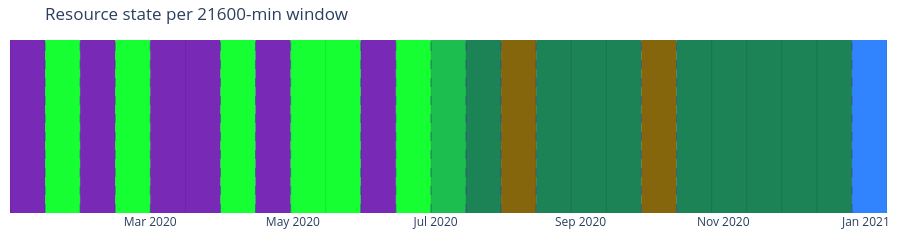

Notebook code for this chart:
### Markdown cell above
One global trajectory here — the whole pool moves through states together, so there is no
per-case view to pick from.

### Code cell
traj = result.trajectories
fig = kairo.plot_trajectory(
    traj["window_start"], traj["state_id"].to_numpy(), result.states,
    title=f"Resource state per {config.window_minutes}-min window", window_ticks=True)
kairo.add_transition_markers(fig, result.transitions["timestamp"])
fig.show()

### Figure 1 — Plotly figure (JSON) as saved in the notebook; plotly's stock layout.template omitted (floating-point values rounded to 4 significant figures)
{"data": [{"hoverinfo": "x+text", "marker": {"opacity": 0, "size": 20}, "mode": "markers", "showlegend": false, "text": ["S3<br>dominant: —", "S6<br>dominant: —", "S3<br>dominant: —", "S6<br>dominant: —", "S3<br>dominant: —", "S6<br>dominant: —", "S3<br>dominant: —", "S6<br>dominant: —", "S3<br>dominant: —", "S6<br>dominant: —", "S8<br>dominant: —", "S5<br>dominant: —", "S2<br>dominant: —", "S5<br>dominant: —", "S2<br>dominant: —", "S5<br>dominant: —", "S1<br>dominant: —"], "type": "scatter", "x": ["2020-01-08T13:00:37.100019+00:00", "2020-01-23T13:00:37.100019+00:00", "2020-02-07T13:00:37.100019+00:00", "2020-02-22T13:00:37.100019+00:00", "2020-03-16T01:00:37.100019+00:00", "2020-04-07T13:00:37.100019+00:00", "2020-04-22T13:00:37.100019+00:00", "2020-05-15T01:00:37.100019+00:00", "2020-06-06T13:00:37.100019+00:00", "2020-06-21T13:00:37.100019+00:00", "2020-07-06T13:00:37.100019+00:00", "2020-07-21T13:00:37.100019+00:00", "2020-08-05T13:00:37.100019+00:00", "2020-09-04T13:00:37.100019+00:00", "2020-10-04T13:00:37.100019+00:00", "2020-11-18T13:00:37.100019+00:00", "2021-01-02T13:00:37.100019+00:00"], "y": [0.5, 0.5, 0.5, 0.5, 0.5, 0.5, 0.5, 0.5, 0.5, 0.5, 0.5, 0.5, 0.5, 0.5, 0.5, 0.5, 0.5]}, {"hoverinfo": "skip", "line": {"color": "rgba(0,0,0,0.10)", "width": 1}, "mode": "lines", "showlegend": false, "type": "scatter", "x": ["2020-01-01T01:00:37.100019+00:00", "2020-01-01T01:00:37.100019+00:00", null, "2020-01-16T01:00:37.100019+00:00", "2020-01-16T01:00:37.100019+00:00", null, "2020-01-31T01:00:37.100019+00:00", "2020-01-31T01:00:37.100019+00:00", null, "2020-02-15T01:00:37.100019+00:00", "2020-02-15T01:00:37.100019+00:00", null, "2020-03-01T01:00:37.100019+00:00", "2020-03-01T01:00:37.100019+00:00", null, "2020-03-16T01:00:37.100019+00:00", "2020-03-16T01:00:37.100019+00:00", null, "2020-03-31T01:00:37.100019+00:00", "2020-03-31T01:00:37.100019+00:00", null, "2020-04-15T01:00:37.100019+00:00", "2020-04-15T01:00:37.100019+00:00", null, "2020-04-30T01:00:37.100019+00:00", "2020-04-30T01:00:37.100019+00:00", null, "2020-05-15T01:00:37.100019+00:00", "2020-05-15T01:00:37.100019+00:00", null, "2020-05-30T01:00:37.100019+00:00", "2020-05-30T01:00:37.100019+00:00", null, "2020-06-14T01:00:37.100019+00:00", "2020-06-14T01:00:37.100019+00:00", null, "2020-06-29T01:00:37.100019+00:00", "2020-06-29T01:00:37.100019+00:00", null, "2020-07-14T01:00:37.100019+00:00", "2020-07-14T01:00:37.100019+00:00", null, "2020-07-29T01:00:37.100019+00:00", "2020-07-29T01:00:37.100019+00:00", null, "2020-08-13T01:00:37.100019+00:00", "2020-08-13T01:00:37.100019+00:00", null, "2020-08-28T01:00:37.100019+00:00", "2020-08-28T01:00:37.100019+00:00", null, "2020-09-12T01:00:37.100019+00:00", "2020-09-12T01:00:37.100019+00:00", null, "2020-09-27T01:00:37.100019+00:00", "2020-09-27T01:00:37.100019+00:00", null, "2020-10-12T01:00:37.100019+00:00", "2020-10-12T01:00:37.100019+00:00", null, "2020-10-27T01:00:37.100019+00:00", "2020-10-27T01:00:37.100019+00:00", null, "2020-11-11T01:00:37.100019+00:00", "2020-11-11T01:00:37.100019+00:00", null, "2020-11-26T01:00:37.100019+00:00", "2020-11-26T01:00:37.100019+00:00", null, "2020-12-11T01:00:37.100019+00:00", "2020-12-11T01:00:37.100019+00:00", null, "2020-12-26T01:00:37.100019+00:00", "2020-12-26T01:00:37.100019+00:00", null, "2021-01-10T01:00:37.100019+00:00", "2021-01-10T01:00:37.100019+00:00", null], "y": [0, 1, null, 0, 1, null, 0, 1, null, 0, 1, null, 0, 1, null, 0, 1, null, 0, 1, null, 0, 1, null, 0, 1, null, 0, 1, null, 0, 1, null, 0, 1, null, 0, 1, null, 0, 1, null, 0, 1, null, 0, 1, null, 0, 1, null, 0, 1, null, 0, 1, null, 0, 1, null, 0, 1, null, 0, 1, null, 0, 1, null, 0, 1, null, 0, 1, null, 0, 1, null]}], "layout": {"height": 180, "margin": {"b": 10, "l": 10, "r": 10, "t": 40}, "shapes": [{"fillcolor": "#782AB6", "layer": "below", "line": {"width": 0}, "type": "rect", "x0": "2020-01-01T01:00:37.100019+00:00", "x1": "2020-01-16T01:00:37.100019+00:00", "y0": 0, "y1": 1}, {"fillcolor": "#16FF32", "layer": "below", "line": {"width": 0}, "type": "rect", "x0": "2020-01-16T01:00:37.100019+00:00", "x1": "2020-01-31T01:00:37.100019+00:00", "y0": 0, "y1": 1}, {"fillcolor": "#782AB6", "layer": "below", "line": {"width": 0}, "type": "rect", "x0": "2020-01-31T01:00:37.100019+00:00", "x1": "2020-02-15T01:00:37.100019+00:00", "y0": 0, "y1": 1}, {"fillcolor": "#16FF32", "layer": "below", "line": {"width": 0}, "type": "rect", "x0": "2020-02-15T01:00:37.100019+00:00", "x1": "2020-03-01T01:00:37.100019+00:00", "y0": 0, "y1": 1}, {"fillcolor": "#782AB6", "layer": "below", "line": {"width": 0}, "type": "rect", "x0": "2020-03-01T01:00:37.100019+00:00", "x1": "2020-03-31T01:00:37.100019+00:00", "y0": 0, "y1": 1}, {"fillcolor": "#16FF32", "layer": "below", "line": {"width": 0}, "type": "rect", "x0": "2020-03-31T01:00:37.100019+00:00", "x1": "2020-04-15T01:00:37.100019+00:00", "y0": 0, "y1": 1}, {"fillcolor": "#782AB6", "layer": "below", "line": {"width": 0}, "type": "rect", "x0": "2020-04-15T01:00:37.100019+00:00", "x1": "2020-04-30T01:00:37.100019+00:00", "y0": 0, "y1": 1}, {"fillcolor": "#16FF32", "layer": "below", "line": {"width": 0}, "type": "rect", "x0": "2020-04-30T01:00:37.100019+00:00", "x1": "2020-05-30T01:00:37.100019+00:00", "y0": 0, "y1": 1}, {"fillcolor": "#782AB6", "layer": "below", "line": {"width": 0}, "type": "rect", "x0": "2020-05-30T01:00:37.100019+00:00", "x1": "2020-06-14T01:00:37.100019+00:00", "y0": 0, "y1": 1}, {"fillcolor": "#16FF32", "layer": "below", "line": {"width": 0}, "type": "rect", "x0": "2020-06-14T01:00:37.100019+00:00", "x1": "2020-06-29T01:00:37.100019+00:00", "y0": 0, "y1": 1}, {"fillcolor": "#1CBE4F", "layer": "below", "line": {"width": 0}, "type": "rect", "x0": "2020-06-29T01:00:37.100019+00:00", "x1": "2020-07-14T01:00:37.100019+00:00", "y0": 0, "y1": 1}, {"fillcolor": "#1C8356", "layer": "below", "line": {"width": 0}, "type": "rect", "x0": "2020-07-14T01:00:37.100019+00:00", "x1": "2020-07-29T01:00:37.100019+00:00", "y0": 0, "y1": 1}, {"fillcolor": "#85660D", "layer": "below", "line": {"width": 0}, "type": "rect", "x0": "2020-07-29T01:00:37.100019+00:00", "x1": "2020-08-13T01:00:37.100019+00:00", "y0": 0, "y1": 1}, {"fillcolor": "#1C8356", "layer": "below", "line": {"width": 0}, "type": "rect", "x0": "2020-08-13T01:00:37.100019+00:00", "x1": "2020-09-27T01:00:37.100019+00:00", "y0": 0, "y1": 1}, {"fillcolor": "#85660D", "layer": "below", "line": {"width": 0}, "type": "rect", "x0": "2020-09-27T01:00:37.100019+00:00", "x1": "2020-10-12T01:00:37.100019+00:00", "y0": 0, "y1": 1}, {"fillcolor": "#1C8356", "layer": "below", "line": {"width": 0}, "type": "rect", "x0": "2020-10-12T01:00:37.100019+00:00", "x1": "2020-12-26T01:00:37.100019+00:00", "y0": 0, "y1": 1}, {"fillcolor": "#3283FE", "layer": "below", "line": {"width": 0}, "type": "rect", "x0": "2020-12-26T01:00:37.100019+00:00", "x1": "2021-01-10T01:00:37.100019+00:00", "y0": 0, "y1": 1}, {"line": {"color": "#3C3489", "dash": "dash", "width": 1}, "opacity": 0.55, "type": "line", "x0": "2020-01-16T01:00:37.100019+00:00", "x1": "2020-01-16T01:00:37.100019+00:00", "xref": "x", "y0": 0, "y1": 1, "yref": "y domain"}, {"line": {"color": "#3C3489", "dash": "dash", "width": 1}, "opacity": 0.55, "type": "line", "x0": "2020-01-31T01:00:37.100019+00:00", "x1": "2020-01-31T01:00:37.100019+00:00", "xref": "x", "y0": 0, "y1": 1, "yref": "y domain"}, {"line": {"color": "#3C3489", "dash": "dash", "width": 1}, "opacity": 0.55, "type": "line", "x0": "2020-02-15T01:00:37.100019+00:00", "x1": "2020-02-15T01:00:37.100019+00:00", "xref": "x", "y0": 0, "y1": 1, "yref": "y domain"}, {"line": {"color": "#3C3489", "dash": "dash", "width": 1}, "opacity": 0.55, "type": "line", "x0": "2020-03-01T01:00:37.100019+00:00", "x1": "2020-03-01T01:00:37.100019+00:00", "xref": "x", "y0": 0, "y1": 1, "yref": "y domain"}, {"line": {"color": "#3C3489", "dash": "dash", "width": 1}, "opacity": 0.55, "type": "line", "x0": "2020-03-31T01:00:37.100019+00:00", "x1": "2020-03-31T01:00:37.100019+00:00", "xref": "x", "y0": 0, "y1": 1, "yref": "y domain"}, {"line": {"color": "#3C3489", "dash": "dash", "width": 1}, "opacity": 0.55, "type": "line", "x0": "2020-04-15T01:00:37.100019+00:00", "x1": "2020-04-15T01:00:37.100019+00:00", "xref": "x", "y0": 0, "y1": 1, "yref": "y domain"}, {"line": {"color": "#3C3489", "dash": "dash", "width": 1}, "opacity": 0.55, "type": "line", "x0": "2020-04-30T01:00:37.100019+00:00", "x1": "2020-04-30T01:00:37.100019+00:00", "xref": "x", "y0": 0, "y1": 1, "yref": "y domain"}, {"line": {"color": "#3C3489", "dash": "dash", "width": 1}, "opacity": 0.55, "type": "line", "x0": "2020-05-30T01:00:37.100019+00:00", "x1": "2020-05-30T01:00:37.100019+00:00", "xref": "x", "y0": 0, "y1": 1, "yref": "y domain"}, {"line": {"color": "#3C3489", "dash": "dash", "width": 1}, "opacity": 0.55, "type": "line", "x0": "2020-06-14T01:00:37.100019+00:00", "x1": "2020-06-14T01:00:37.100019+00:00", "xref": "x", "y0": 0, "y1": 1, "yref": "y domain"}, {"line": {"color": "#3C3489", "dash": "dash", "width": 1}, "opacity": 0.55, "type": "line", "x0": "2020-06-29T01:00:37.100019+00:00", "x1": "2020-06-29T01:00:37.100019+00:00", "xref": "x", "y0": 0, "y1": 1, "yref": "y domain"}, {"line": {"color": "#3C3489", "dash": "dash", "width": 1}, "opacity": 0.55, "type": "line", "x0": "2020-07-14T01:00:37.100019+00:00", "x1": "2020-07-14T01:00:37.100019+00:00", "xref": "x", "y0": 0, "y1": 1, "yref": "y domain"}, {"line": {"color": "#3C3489", "dash": "dash", "width": 1}, "opacity": 0.55, "type": "line", "x0": "2020-07-29T01:00:37.100019+00:00", "x1": "2020-07-29T01:00:37.100019+00:00", "xref": "x", "y0": 0, "y1": 1, "yref": "y domain"}, {"line": {"color": "#3C3489", "dash": "dash", "width": 1}, "opacity": 0.55, "type": "line", "x0": "2020-08-13T01:00:37.100019+00:00", "x1": "2020-08-13T01:00:37.100019+00:00", "xref": "x", "y0": 0, "y1": 1, "yref": "y domain"}, {"line": {"color": "#3C3489", "dash": "dash", "width": 1}, "opacity": 0.55, "type": "line", "x0": "2020-09-27T01:00:37.100019+00:00", "x1": "2020-09-27T01:00:37.100019+00:00", "xref": "x", "y0": 0, "y1": 1, "yref": "y domain"}, {"line": {"color": "#3C3489", "dash": "dash", "width": 1}, "opacity": 0.55, "type": "line", "x0": "2020-10-12T01:00:37.100019+00:00", "x1": "2020-10-12T01:00:37.100019+00:00", "xref": "x", "y0": 0, "y1": 1, "yref": "y domain"}, {"line": {"color": "#3C3489", "dash": "dash", "width": 1}, "opacity": 0.55, "type": "line", "x0": "2020-12-26T01:00:37.100019+00:00", "x1": "2020-12-26T01:00:37.100019+00:00", "xref": "x", "y0": 0, "y1": 1, "yref": "y domain"}], "title": {"text": "Resource state per 21600-min window"}, "xaxis": {"range": ["2020-01-01T01:00:37.100019+00:00", "2021-01-10T01:00:37.100019+00:00"], "showgrid": false, "type": "date"}, "yaxis": {"range": [0, 1], "visible": false}}}
